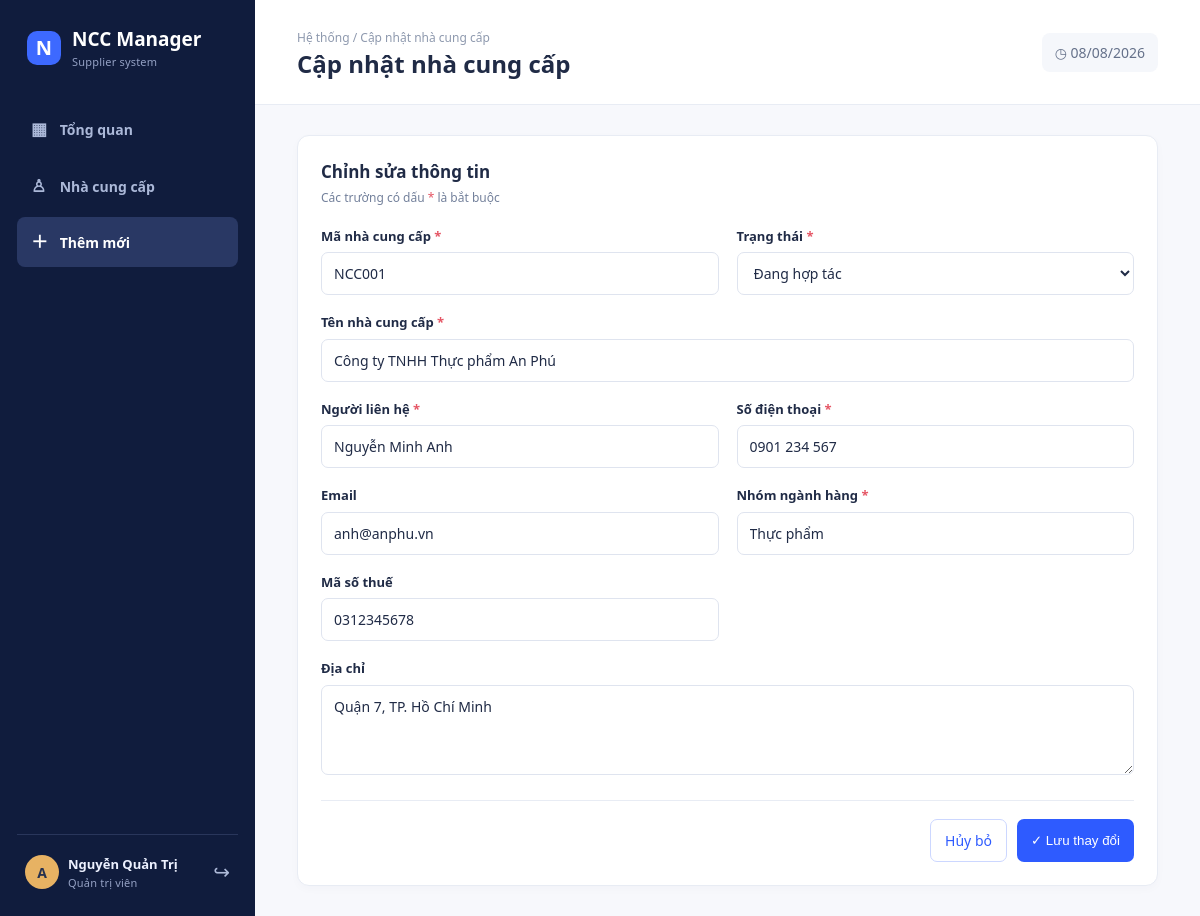
Screenshot of /supplier_form.php?id=1 (signed in) with the database file from the repository.
### tables this page shows
CREATE TABLE suppliers (
    id INT UNSIGNED AUTO_INCREMENT PRIMARY KEY,
    code VARCHAR(20) NOT NULL UNIQUE,
    name VARCHAR(150) NOT NULL,
    contact_name VARCHAR(100) NOT NULL,
    phone VARCHAR(20) NOT NULL,
    email VARCHAR(120) DEFAULT NULL,
    address VARCHAR(255) DEFAULT NULL,
    category VARCHAR(100) NOT NULL,
    tax_code VARCHAR(30) DEFAULT NULL,
    status ENUM('active','pause','stop') NOT NULL DEFAULT 'active',
    created_at TIMESTAMP DEFAULT CURRENT_TIMESTAMP
);

### config/auth.php (called while the page is built, shortened)
<?php
function e(?string $value): string
{
    return htmlspecialchars($value ?? "", ENT_QUOTES, "UTF-8");
}

### supplier_form.php (the view, shortened to what this page needs)
<?php
require_once __DIR__ . "/config/auth.php";
$pdo = db();
$id = filter_input(INPUT_GET, "id", FILTER_VALIDATE_INT) ?: 0;
$supplier = [
    "code" => "",
    "name" => "",
    "contact_name" => "",
    "phone" => "",
    "email" => "",
    "address" => "",
    "category" => "",
    "tax_code" => "",
    "status" => "active",
];
if ($id) {
    $stmt = $pdo->prepare("SELECT * FROM suppliers WHERE id=?");
    $stmt->execute([$id]);
    $supplier = $stmt->fetch();
}
$errors = [];
require __DIR__ . "/partials/header.php";
?>
<div class="panel form-panel"><div class="panel-header"><div><h2><?= $id
    ? "Chỉnh sửa thông tin"
    : "Tạo nhà cung cấp mới" ?></h2><p class="panel-subtitle">Các trường có dấu <span class="required">*</span> là bắt buộc</p></div></div><?php if (
    $errors
): ?><div class="alert error"><?php foreach ($errors as $error):
    e($error) ?><br><?php
endforeach; ?></div><?php endif; ?>
<form method="post"><div class="form-grid"><div class="field"><label>Mã nhà cung cấp <span class="required">*</span></label><input name="code" required maxlength="20" value="<?= e(
    $supplier["code"]
) ?>" placeholder="VD: NCC006"></div><div class="field"><label>Trạng thái <span class="required">*</span></label><select name="status"><option value="active" <?= $supplier[
    "status"
] === "active"
    ? "selected"
    : "" ?>>Đang hợp tác</option><option value="pause" <?= $supplier[
    "status"
] === "pause"
    ? "selected"
    : "" ?>>Tạm dừng</option></select></div><div class="field full"><label>Tên nhà cung cấp <span class="required">*</span></label><input name="name" required maxlength="150" value="<?= e(
    $supplier["name"]
) ?>" placeholder="Nhập tên công ty / cá nhân cung cấp"></div><div class="field"><label>Người liên hệ <span class="required">*</span></label><input name="contact_name" required maxlength="100" value="<?= e(
    $supplier["contact_name"]
) ?>" placeholder="Họ và tên"></div><div class="field"><label>Số điện thoại <span class="required">*</span></label><input name="phone" required maxlength="20" value="<?= e(
    $supplier["phone"]
) ?>" placeholder="VD: 0901 234 567"></div><div class="field"><label>Email</label><input type="email" name="email" maxlength="120" value="<?= e(
    $supplier["email"]
) ?>" placeholder="email@congty.vn"></div><div class="field"><label>Nhóm ngành hàng <span class="required">*</span></label><input name="category" required maxlength="100" value="<?= e(
    $supplier["category"]
) ?>" placeholder="VD: Thực phẩm"></div><div class="field"><label>Mã số thuế</label><input name="tax_code" maxlength="30" value="<?= e(
    $supplier["tax_code"]
) ?>" placeholder="Nhập mã số thuế"></div><div class="field full"><label>Địa chỉ</label><textarea name="address" maxlength="255" placeholder="Nhập địa chỉ giao dịch"><?= e(
    $supplier["address"]
) ?></textarea></div></div><div class="form-actions"><a class="btn btn-outline" href="suppliers.php">Hủy bỏ</a><button class="btn" type="submit">✓ <?= $id
    ? "Lưu thay đổi"
    : "Thêm nhà cung cấp" ?></button></div></form></div>
<?php require __DIR__ . "/partials/footer.php"; ?>

### assets/style.css (style rules this page uses)
:root { --navy:#101c3d;--blue:#2e5bff;--sky:#eef3ff;--text:#202b46;--muted:#73809b;--line:#e8ecf4;--green:#21b789;--amber:#f6a327;--red:#e55564 }
* { box-sizing:border-box }
body { margin:0;background:#f7f8fc;color:var(--text);font:14px/1.5 "Segoe UI",Arial,sans-serif }
.panel { background:#fff;border:1px solid var(--line);border-radius:12px;padding:23px;box-shadow:0 3px 10px #23305b06 }
.panel-header { display:flex;align-items:center;justify-content:space-between;margin-bottom:20px }
.panel h2 { margin:0;font-size:17px }
.panel-subtitle { margin:4px 0 0;color:var(--muted);font-size:12px }
.btn { display:inline-flex;align-items:center;gap:7px;text-decoration:none;cursor:pointer;border:0;border-radius:7px;padding:10px 14px;font:600 13px inherit;background:var(--blue);color:#fff }
.btn-outline { background:#fff;color:var(--blue);border:1px solid #ccd7ff }
.form-panel { max-width:880px }
.form-grid { display:grid;grid-template-columns:1fr 1fr;gap:18px }
.field { display:grid;gap:6px }
.field.full { grid-column:1/-1 }
.field label { font-size:13px;font-weight:650 }
.required { color:var(--red) }
.field input,.field select,.field textarea { width:100%;border:1px solid #dfe4ef;border-radius:7px;padding:10px 12px;font:inherit;color:var(--text);outline:0;background:#fff }
.field textarea { min-height:90px;resize:vertical }
.form-actions { display:flex;justify-content:flex-end;gap:10px;border-top:1px solid var(--line);margin-top:25px;padding-top:18px }

### rows the page displays
suppliers: code "NCC001", status "Đang hợp tác", name "Công ty TNHH Thực phẩm An Phú", contact_name "Nguyễn Minh Anh", phone "0901 234 567", email "anh@anphu.vn", category "Thực phẩm", tax_code "0312345678", address "Quận 7, TP. Hồ Chí Minh"

### other values shown
$_SESSION["user"]["full_name"] "Nguyễn Quản Trị"
$pageTitle "Cập nhật nhà cung cấp"
